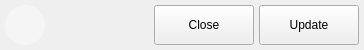
       <widget class="QWidget" name="controlWidget" native="true">
        <property name="minimumSize">
         <size>
          <width>0</width>
          <height>50</height>
         </size>
        </property>
        <property name="maximumSize">
         <size>
          <width>16777215</width>
          <height>50</height>
         </size>
        </property>
        <layout class="QHBoxLayout" name="horizontalLayout_3">
         <property name="spacing">
          <number>5</number>
         </property>
         <property name="leftMargin">
          <number>5</number>
         </property>
         <property name="topMargin">
          <number>5</number>
         </property>
         <property name="rightMargin">
          <number>5</number>
         </property>
         <property name="bottomMargin">
          <number>5</number>
         </property>
         <item>
          <widget class="QPushButton" name="btn_toggleDateTimeWidget">
           <property name="minimumSize">
            <size>
             <width>40</width>
             <height>40</height>
            </size>
           </property>
           <property name="maximumSize">
            <size>
             <width>40</width>
             <height>40</height>
            </size>
           </property>
           <property name="styleSheet">
            <string notr="true">QPushButton
{
    background-color: &quot;transparent&quot;;
    border-width: .5px;
    border-color: rgb(194, 194, 194);
    border-style: solid;
	border-radius:20px;
	font: 75 16pt;
	background-color: rgb(245, 245, 245);
}

QPushButton:pressed
{
    background-color: rgb(194, 194, 194);
}

QPushButton:checked
{
    background-color: &quot;#3F51B5&quot;;
	border:0px;
}
</string>
           </property>
           <property name="text">
            <string/>
           </property>
           <property name="icon">
            <iconset resource="qpersian.qrc">
             <normaloff>:/icon/res/images/time.png</normaloff>:/icon/res/images/time.png</iconset>
           </property>
           <property name="iconSize">
            <size>
             <width>32</width>
             <height>32</height>
            </size>
           </property>
           <property name="checkable">
            <bool>false</bool>
           </property>
           <property name="checked">
            <bool>false</bool>
           </property>
          </widget>
         </item>
         <item>
          <spacer name="horizontalSpacer_3">
           <property name="orientation">
            <enum>Qt::Horizontal</enum>
           </property>
           <property name="sizeHint" stdset="0">
            <size>
             <width>104</width>
             <height>20</height>
            </size>
           </property>
          </spacer>
         </item>
         <item>
          <widget class="QPushButton" name="btn_close">
           <property name="sizePolicy">
            <sizepolicy hsizetype="Preferred" vsizetype="Minimum">
             <horstretch>0</horstretch>
             <verstretch>0</verstretch>
            </sizepolicy>
           </property>
           <property name="minimumSize">
            <size>
             <width>100</width>
             <height>0</height>
            </size>
           </property>
           <property name="maximumSize">
            <size>
             <width>100</width>
             <height>16777215</height>
            </size>
           </property>
           <property name="styleSheet">
            <string notr="true"/>
           </property>
           <property name="text">
            <string>Close</string>
           </property>
          </widget>
         </item>
         <item>
          <widget class="QPushButton" name="btn_submit">
           <property name="sizePolicy">
            <sizepolicy hsizetype="Preferred" vsizetype="Minimum">
             <horstretch>0</horstretch>
             <verstretch>0</verstretch>
            </sizepolicy>
           </property>
           <property name="minimumSize">
            <size>
             <width>100</width>
             <height>0</height>
            </size>
           </property>
           <property name="maximumSize">
            <size>
             <width>100</width>
             <height>16777215</height>
            </size>
           </property>
           <property name="styleSheet">
            <string notr="true"/>
           </property>
           <property name="text">
            <string>Update</string>
           </property>
          </widget>
         </item>
        </layout>
       </widget>
